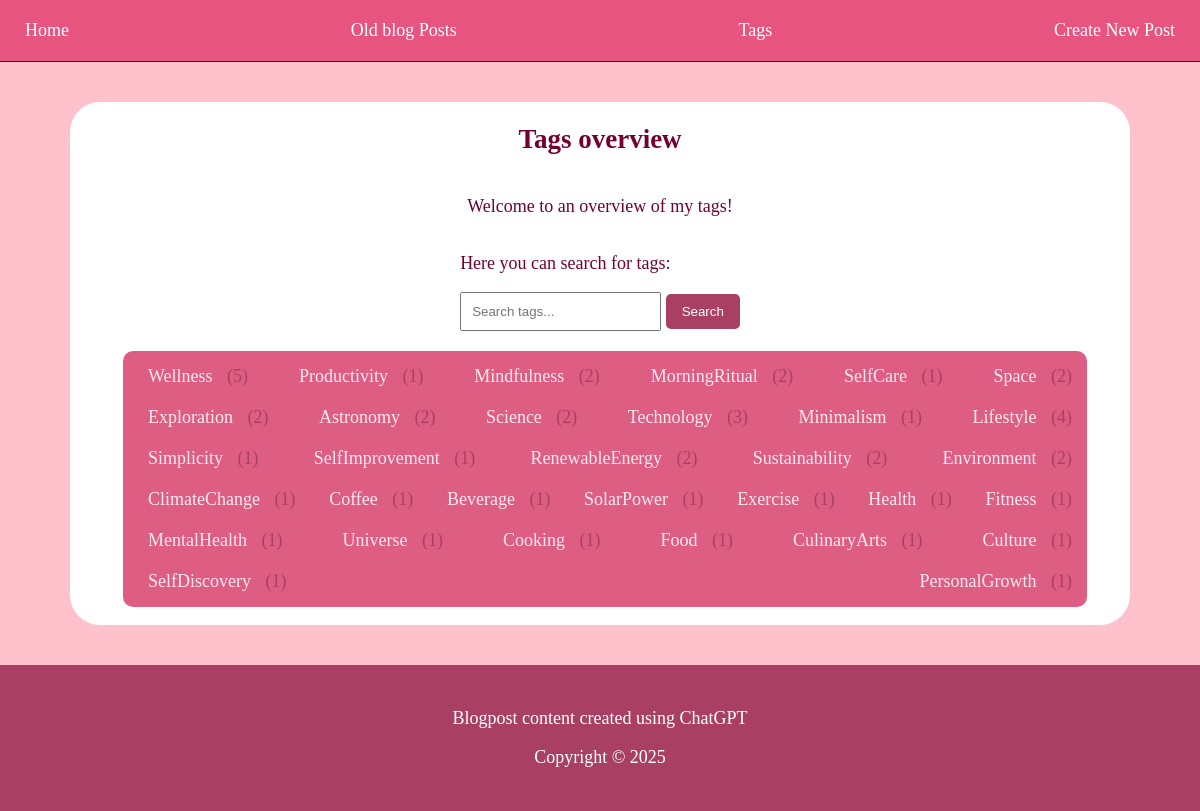
The app's page /tags with its own data.
### app.py (models this page shows)
class Tag(db.Model):
    __tablename__ = 'tags'
    id = db.Column(db.Integer, primary_key=True)
    name = db.Column(db.String(50), unique=True, nullable=False)

### app.py (the view)
@app.route('/tags')
def tags():
    tags = Tag.query.all()
    for tag in tags:
        tag.post_count = tag.posts.count()
    return render_template('tags.html', tags=tags, title='Tags Overview', year=2025)

### templates/tags.html (shortened to what this page needs)
<!doctype html>
<html>
  <head>
    <link rel="stylesheet" href="{{ url_for('static', filename='style.css') }}">
  </head>
  <body>
    <nav class="navbar">
      <a class="nav-link" href="{{ url_for('home') }}">Home</a>
      <a class="nav-link" href="{{ url_for('blogarchive') }}">Old blog Posts</a>
      <a class="nav-link" href="{{ url_for('tags') }}">Tags</a>
      <a class="nav-link" href="{{ url_for('create_post') }}">Create New Post</a>
    </nav>
    <section class="content">
        <h1>{{ title|capitalize }}</h1>
        <p>Welcome to an overview of my tags!</p>
        <div class="searchBox">
            <p>Here you can search for tags:</p>
          <form action="{{ url_for('search_tags') }}" method="get">
            <input type="text" id="searchBox" name="query" placeholder="Search tags..." required>
            <button type="submit">Search</button>
          </form>
        </div>
        <section class="tagsSection">
          <ul class="tagList">
            {% if tags %}
            {% for tag in tags %}
            <li class="tagElement">
            <a href="{{ url_for('show_tag', tag_id=tag.id) }}">{{ tag.name }}</a> ({{ tag.post_count }})
            </li>
            {% endfor %}
            {% else %}
            <li class="noResultLi">No tags found for "{{ query }}".</li>
            {% endif %}
            </ul>
        </section>
    </section>
    <footer>
      <p>Blogpost content created using ChatGPT</p>
      <p>Copyright © {{year}}</p>
    </footer>
  </body>
</html>

### static/style.css (style rules this page uses)
body { margin:0; font-size: 18px; color: #720032; background-color: #FFC1CC; }
nav { display: flex; flex-direction: row; justify-content: space-between; padding: 10px 20px; border-bottom: 1px solid; border-color: #4b0021; background-color: #E75480; }
nav a { color: #FFFFFF; text-decoration: none; border-radius: 5px; padding: 10px 5px; }
.content { background-color: #FFFFFF; display:flex; flex-direction: column; align-items: center; margin: 40px 70px; border-radius: 30px; }
.tagList { display: flex; flex-direction: row; justify-content: space-between; align-items: center; flex-wrap: wrap; border-radius: 10px; padding: 5px; margin-top: 0; background-color: #DE5D83; width: 100%; }
.tagElement { list-style-type: none; color: #A94064; padding: 10px; border-radius: 5px; }
.tagElement a { padding: 10px; text-decoration: none; color: #ffe8f2; }
#titleBox, #dateBox, #tagsBox, #commentTitleBox, #commentDateBox, #searchBox { padding: 10px; }
button { background: #A94064; color: #fff; border: none; border-radius: 5px; padding: 10px 16px; cursor: pointer; }
.tagsSection { width: 90%; margin-top: 20px; }
footer { background-color: #A94064; color: white; padding: 25px 0; text-align: center; }

### records on screen
Tag: name "Wellness", post_count "5"
Tag: name "Productivity", post_count "1"
Tag: name "Mindfulness", post_count "2"
Tag: name "MorningRitual", post_count "2"
Tag: name "SelfCare", post_count "1"
Tag: name "Space", post_count "2"
Tag: name "Exploration", post_count "2"
Tag: name "Astronomy", post_count "2"
Tag: name "Science", post_count "2"
Tag: name "Technology", post_count "3"
Tag: name "Minimalism", post_count "1"
Tag: name "Lifestyle", post_count "4"
Tag: name "Simplicity", post_count "1"
Tag: name "SelfImprovement", post_count "1"
Tag: name "RenewableEnergy", post_count "2"
Tag: name "Sustainability", post_count "2"
Tag: name "Environment", post_count "2"
Tag: name "ClimateChange", post_count "1"
Tag: name "Coffee", post_count "1"
Tag: name "Beverage", post_count "1"
Tag: name "SolarPower", post_count "1"
Tag: name "Exercise", post_count "1"
Tag: name "Health", post_count "1"
Tag: name "Fitness", post_count "1"
Tag: name "MentalHealth", post_count "1"
Tag: name "Universe", post_count "1"
Tag: name "Cooking", post_count "1"
Tag: name "Food", post_count "1"
Tag: name "CulinaryArts", post_count "1"
Tag: name "Culture", post_count "1"
Tag: name "SelfDiscovery", post_count "1"
Tag: name "PersonalGrowth", post_count "1"

### other values on screen
{{ title|capitalize }} "Tags overview"
{{ year }} "2025"
